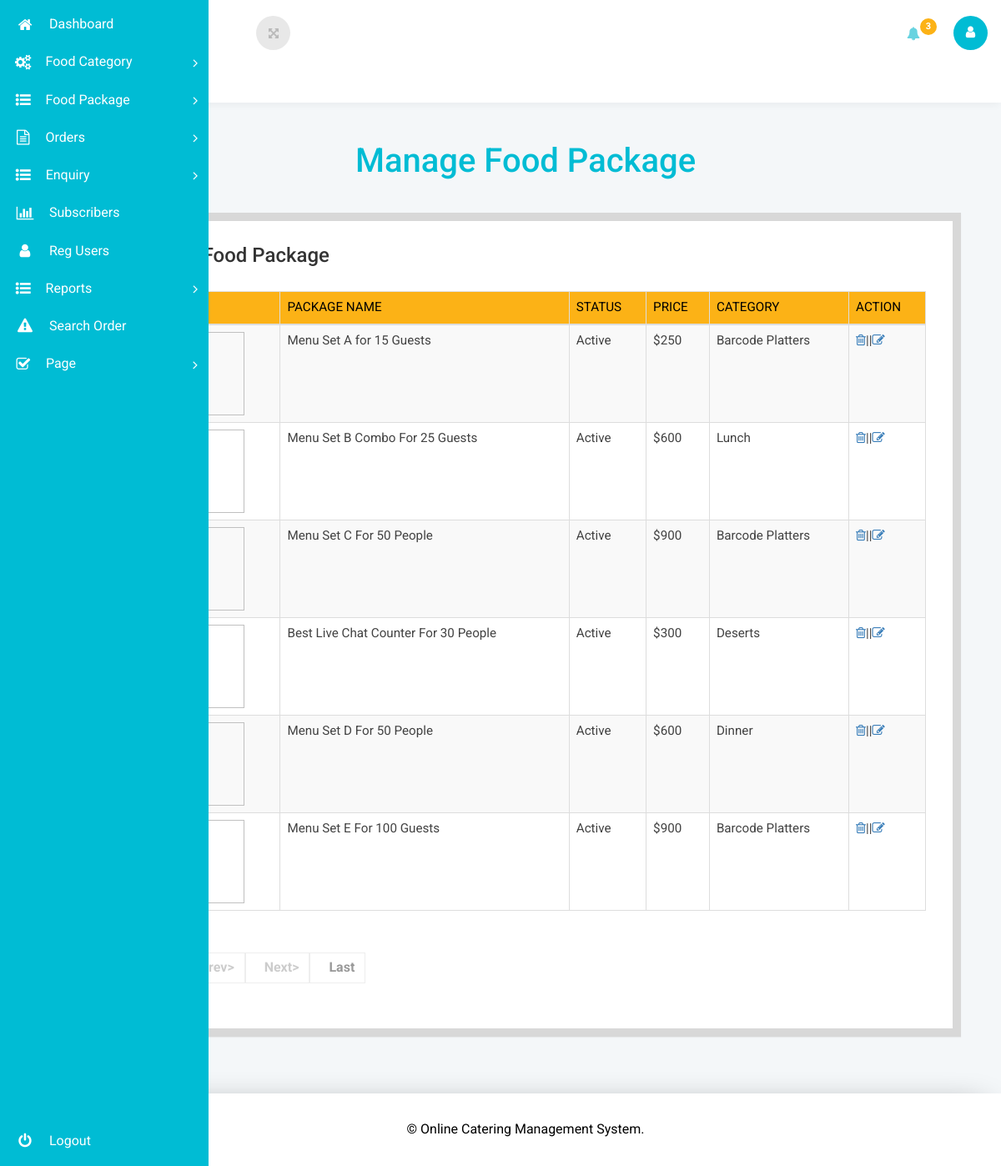
The page /ocms/admin/manage-food-package.php (signed in) on the database its author committed.
### tables this page shows
CREATE TABLE `tblfood` (
  `ID` int(10) NOT NULL,
  `PackageName` varchar(200) DEFAULT NULL,
  `Description` mediumtext DEFAULT NULL,
  `Size` varchar(50) DEFAULT NULL,
  `Status` varchar(50) DEFAULT NULL,
  `Price` varchar(100) DEFAULT NULL,
  `Category` varchar(200) DEFAULT NULL,
  `PackageContain` mediumtext DEFAULT NULL,
  `Nofopeople` int(5) DEFAULT NULL,
  `ItemImage` varchar(200) DEFAULT NULL,
  `CreationDate` timestamp NULL DEFAULT current_timestamp()
);

### ocms/admin/manage-food-package.php (the view, shortened to what this page needs)
<?php
include('includes/dbconnection.php');
if (strlen($_SESSION['ocmsaid']==0)) {
  header('location:logout.php');
  } else{
  ?>
<!DOCTYPE html>
<head>
<link rel="stylesheet" href="css/bootstrap.css">
<link href="css/style.css" rel='stylesheet' type='text/css' />
<link rel="stylesheet" href="css/font.css" type="text/css"/>
<link href="css/font-awesome.css" rel="stylesheet">
<link rel="stylesheet" type="text/css" href="css/table-style.css" />
<link rel="stylesheet" type="text/css" href="css/basictable.css" />
</head>
<body class="dashboard-page">
<?php include_once('includes/sidebar.php');?>
	<section class="wrapper scrollable">
		<?php include_once('includes/header.php');?>
		<div class="main-grid">
			<div class="agile-grids">
				<div class="table-heading">
					<h2>Manage Food Package</h2>
				</div>
				<div class="panel variations-panel">
					<div class="w3l-table-info">
					  <h3>Manage Food Package</h3>
					    <table class="table table-bordered table-striped table-vcenter js-dataTable-full-pagination">
						<thead>
						  <tr>
							<th>#</th>
							<th>Image</th>
							<th>Package Name</th>
							<th>Status</th>
							<th>Price</th>
							<th>Category</th>
							<th>Action</th>
						  </tr>
						</thead>
						<tbody>
							<?php
							 if (isset($_GET['pageno'])) {
            $pageno = $_GET['pageno'];
        } else {
            $pageno = 1;
        }
        $no_of_records_per_page = 10;
        $offset = ($pageno-1) * $no_of_records_per_page;
        $ret = "SELECT ID FROM tblfood";
 $query1 = $dbh -> prepare($ret);
$query1->execute();
$total_rows=$query1->rowCount();
$total_pages = ceil($total_rows / $no_of_records_per_page);
$sql="SELECT * from tblfood LIMIT $offset, $no_of_records_per_page";
$query = $dbh -> prepare($sql);
$query->execute();
$results=$query->fetchAll(PDO::FETCH_OBJ);
$cnt=1;
if($query->rowCount() > 0)
{
foreach($results as $row)
{               ?>
						  <tr>
							<td><?php echo htmlentities($cnt);?></td>
							<td><img src="itemimages/<?php echo $row->ItemImage;?>" width="100" height="100"></td>
							<td><?php  echo htmlentities($row->PackageName);?></td>
							<td><?php  echo htmlentities($row->Status);?></td>
							<td>$<?php  echo htmlentities($row->Price);?></td>
							<td><?php  echo htmlentities($row->Category);?></td>
							<td><a href="manage-food-package.php?delid=<?php echo ($row->ID);?>" onclick="return confirm('Do you really want to Delete ?');"><i class="fa fa-trash-o" aria-hidden="true"></i></a>||<a href="edit-food-package.php?editid=<?php echo ($row->ID);?>"><i class="fa fa-pencil-square-o" aria-hidden="true"></i></a></td>
						  </tr>
						   <?php $cnt=$cnt+1;}} ?>
						</tbody>
					  </table>
					</div>
	<div align="left">
    <ul class="pagination" >
        <li><a href="?pageno=1"><strong>First></strong></a></li>
        <li class="<?php if($pageno <= 1){ echo 'disabled'; } ?>">
            <a href="<?php if($pageno <= 1){ echo '#'; } else { echo "?pageno=".($pageno - 1); } ?>"><strong style="padding-left: 10px">Prev></strong></a>
        </li>
        <li class="<?php if($pageno >= $total_pages){ echo 'disabled'; } ?>">
            <a href="<?php if($pageno >= $total_pages){ echo '#'; } else { echo "?pageno=".($pageno + 1); } ?>"><strong style="padding-left: 10px">Next></strong></a>
        </li>
        <li><a href="?pageno=<?php echo $total_pages; ?>"><strong style="padding-left: 10px">Last</strong></a></li>
    </ul>
</div>
				</div>
			</div>
		</div>
	<?php include_once('includes/footer.php');?>
	</section>
</body>
</html>
<?php }  ?>

### ocms/admin/css/table-style.css (style rules this page uses)
table { background: white; border-collapse: collapse; margin: 1.25em 0 0; width: 100%; }
table tr, table th, table td { border: none; border-bottom: 1px solid #e8e8e8; font-size: .95em; }
table th, table td { padding: 10px 12px; text-align: left; }
table th { background: #fcb216; color: #000000; text-transform: uppercase; }
table tr td { background: #f3faff; color: #424242; }
table tr:nth-of-type(2n+2) td { background: #ffffff; }
table { width: 100%; }
.table { margin: 30px 0; border-collapse: collapse; border-spacing: 0; empty-cells: show; border: 1px solid #e0e0e0; }
.table td, .table th { border-left: 1px solid #e0e0e0; border-width: 0 0 0 1px; font-size: inherit; margin: 0; overflow: visible; padding: 0.5em 1em; font-weight: normal; }
.table td:first-child, .table th:first-child { border-left-width: 0; }
.table thead, .table tfoot { background-color: #f05050; color: #fff; text-align: left; vertical-align: bottom; }
.table thead td, .table tfoot td, .table thead th, .table tfoot th { border-color: #fff; }
.table td { background-color: transparent; }

### rows shown on the page
tblfood: PackageName "Menu Set A for 15 Guests", Status "Active", Price "250", Category "Barcode Platters"
tblfood: PackageName "Menu Set B Combo For 25 Guests", Status "Active", Price "600", Category "Lunch"
tblfood: PackageName "Menu Set C For 50 People", Status "Active", Price "900", Category "Barcode Platters"
tblfood: PackageName "Best Live Chat Counter For 30 People", Status "Active", Price "300", Category "Deserts"
tblfood: PackageName "Menu Set D For 50 People", Status "Active", Price "600", Category "Dinner"
tblfood: PackageName "Menu Set E For 100 Guests", Status "Active", Price "900", Category "Barcode Platters"

### other values the page prints
$totalorder "3"
